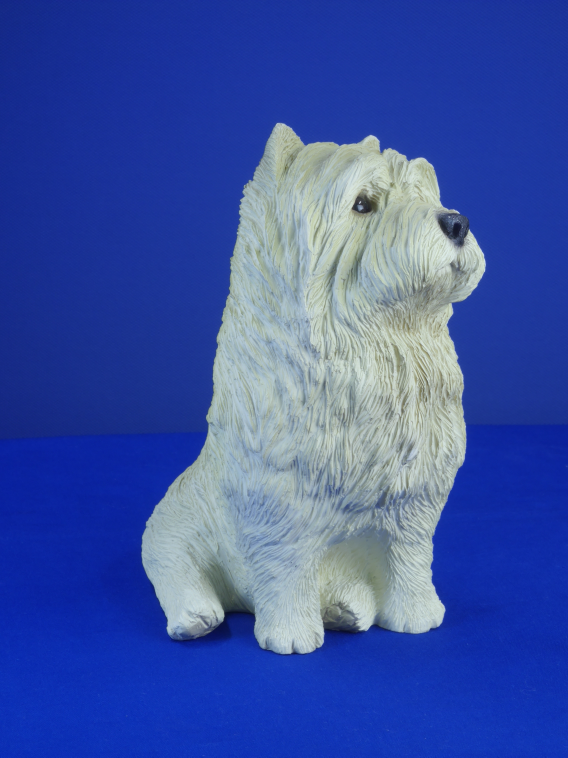
#> input picture Dog_RGB/im_0001.JPG, 1704 x 2272 px, given in place of im*, which was not available (shown at 1/3 size)
$ python sfm_main.py
#> lines starting #> are read from the running program, lines starting #| are printed output that depends on the picture
#!/usr/bin/python3

# Implementation of SfM

import cv2 as cv

img = cv.imread('Dog_RGB/im*')
#> img is the input picture: shape (2272, 1704, 3); mean B, G, R 164.1, 84.7, 60.9
img1 = cv.resize(img, (600,600))
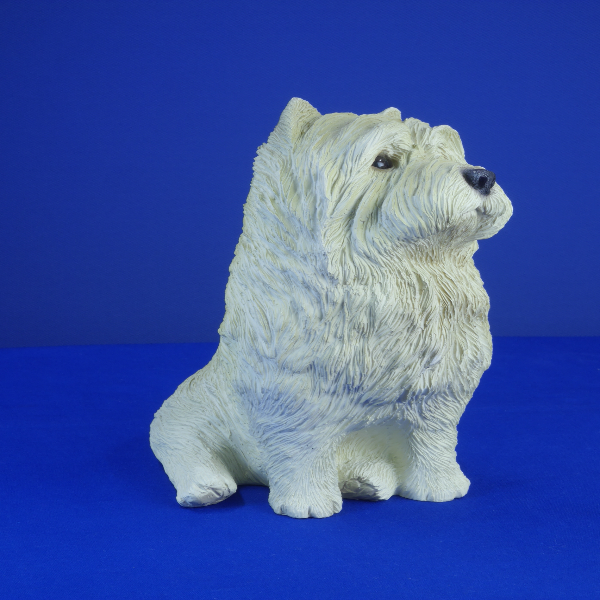
#> img1: shape (600, 600, 3); mean B, G, R 164, 84.5, 60.8
cv.imshow('image', img1)


cv.waitKey(0)
cv.destroyAllWindows()

$ run again, on Dog_RGB/im_0005.JPG
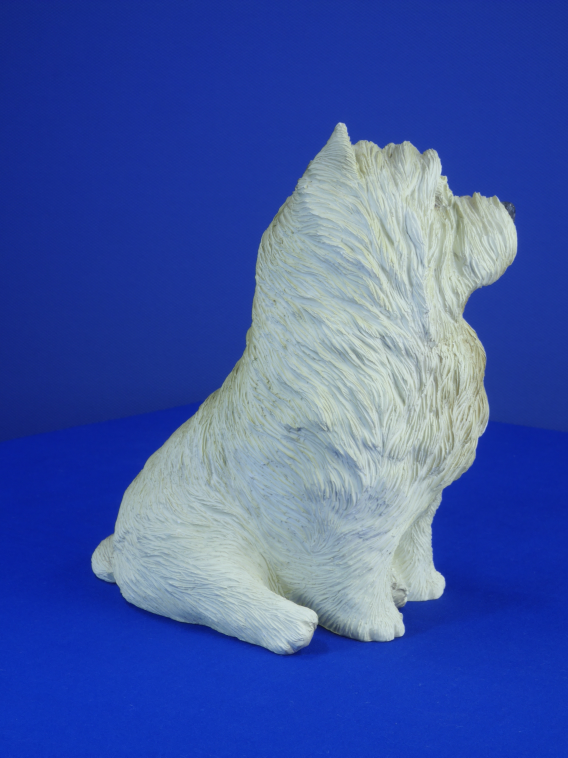
#> input picture Dog_RGB/im_0005.JPG, 1704 x 2272 px, given in place of im*, which was not available (shown at 1/3 size)
#> img is the input picture: shape (2272, 1704, 3); mean B, G, R 165.9, 88.5, 64.5
#> `img1 = cv.resize(img, (600,600))`:
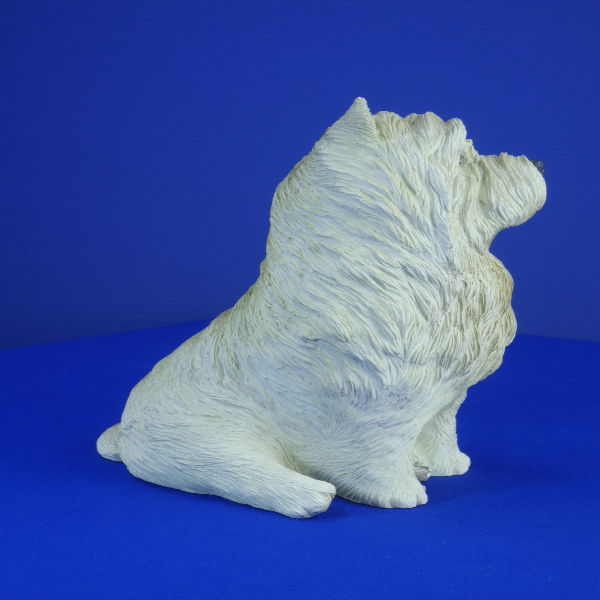
#> img1: shape (600, 600, 3); mean B, G, R 165.8, 88.3, 64.4
